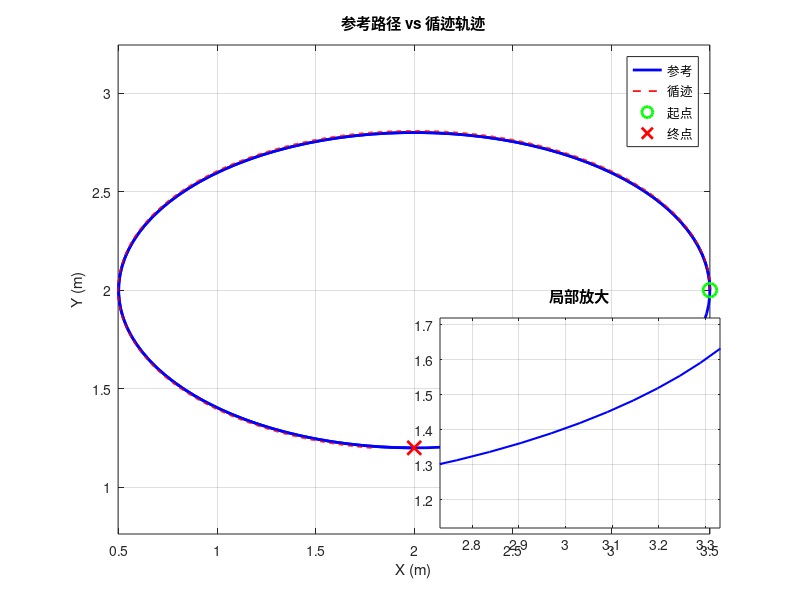
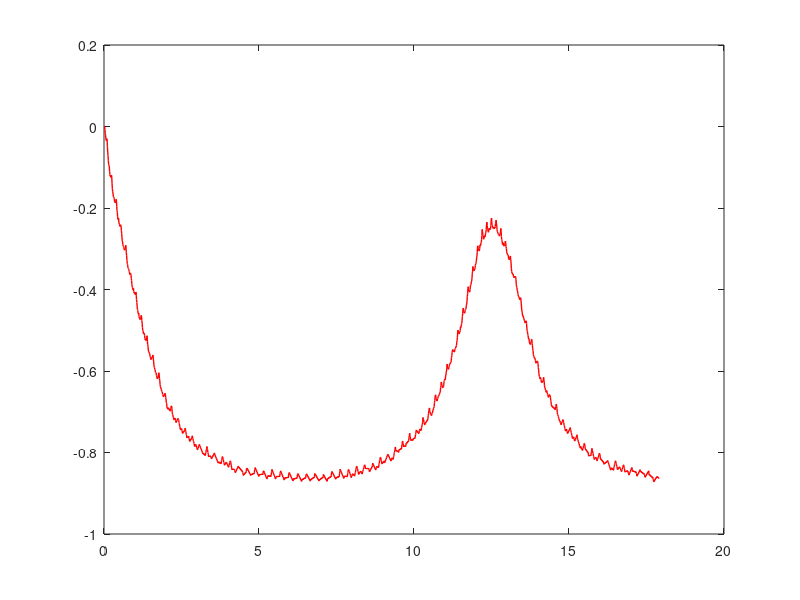

Reproduce these figures in MATLAB, in order. (Note: this script raises an error after producing the figures.)
%% 红外传感器PID循迹仿真
function tracking_pid(ref_path)
if nargin < 1  % 无输入时用默认椭圆路径
    t = linspace(0, 3.5*pi, 200);
    ref_path = [2 + 1.5*cos(t)', 2 + 0.8*sin(t)', ...
                atan2(0.8*cos(t), -1.5*sin(t))'];
end

%% —— 小车参数 ——
r_wheel = 0.09;  % 车轮半径(m)
L_base  = 0.52;  % 轮距(m)
v_nom   = 0.3;  % 标称速度(m/s)

n_sensors  = 5;  % 传感器个数
sensor_spacing = 0.04;  % 间距(m)
sensor_offsets = (-2:2) * sensor_spacing;  % 各传感器横向偏移
line_width = 0.03;  % 黑线宽度(m)

Kp = 3.0;   Ki = 0.08;   Kd = 1.0;  % PID参数

dt       = 0.01;  % 步长(s)
max_time = 80;  % 最大仿真时长(s)

%% —— 参考路径预处理 ——
ref_x = ref_path(:, 1);
ref_y = ref_path(:, 2);
n_ref = size(ref_path, 1);
path_len = sum(hypot(diff(ref_x), diff(ref_y)));

fprintf('\n========== PID 循迹仿真 ==========\n');
fprintf('参考路径: %d 点, %.2f m\n', n_ref, path_len);

%% —— 仿真主循环 ——
n_steps = ceil(max_time / dt);
log = zeros(n_steps, 7);  % [t, x, y, θ, v, ω, lat_err]

x = ref_x(1);  y = ref_y(1);  % 初始位置
theta = ref_path(1, 3);  % 初始航向
e_int = 0;  e_prev = 0;  % 积分和上拍偏差

for k = 1:n_steps
    t_now = (k-1) * dt;

    fwd = 0.08;  % 传感器距车体前端距离(m)
    sx = x + fwd*cos(theta) + sensor_offsets * cos(theta + pi/2);  % 5传感器全局X
    sy = y + fwd*sin(theta) + sensor_offsets * sin(theta + pi/2);  % 5传感器全局Y

    sensor_state = zeros(1, n_sensors);
    for s = 1:n_sensors
        d = point_to_path(sx(s), sy(s), ref_x, ref_y);  % 到参考路径最短距离
        if d < line_width
            sensor_state(s) = 1;  % 检测到黑线
        end
    end

    weights = -4:2:4;  % 左侧负、中零、右侧正
    active = find(sensor_state == 1);

    if ~isempty(active)
        offset = mean(weights(active));  % 加权偏移量
    else  % 丢线 —— 外推并放大纠偏
        offset = e_prev * 1.5;
    end

    [~, min_i] = min((ref_x - x).^2 + (ref_y - y).^2);  % 路径最近点
    tang = ref_path(min_i, 3);  % 该点切线方向
    lat_err = -(x - ref_x(min_i))*sin(tang) + (y - ref_y(min_i))*cos(tang);  % 法向误差

    e_int = e_int + offset * dt;
    e_int = max(-2, min(2, e_int));  % 积分限幅防饱和
    e_der = (offset - e_prev) / dt;
    e_prev = offset;

    omega = Kp * offset + Ki * e_int + Kd * e_der;  % PID输出
    omega = max(-1.5, min(1.5, omega));  % ±1.5rad/s限幅

    x     = x + v_nom * cos(theta) * dt;
    y     = y + v_nom * sin(theta) * dt;
    theta = theta + omega * dt;
    theta = atan2(sin(theta), cos(theta));  % 归一化航向

    log(k, :) = [t_now, x, y, theta, v_nom, omega, lat_err];

    if hypot(x - ref_x(end), y - ref_y(end)) < 0.2  % 距终点<0.2m
        fprintf('到达终点! t = %.1f s\n', t_now);
        log = log(1:k, :);
        break;
    end
end

%% —— 性能指标 ——
rms_err  = sqrt(mean(log(:,7).^2));  % 横向误差RMS
max_err  = max(abs(log(:,7)));  % 最大横向误差
final_t  = log(end, 1);

fprintf('RMS 横向误差:  %.4f m (%.1f cm)\n', rms_err, rms_err*100);
fprintf('最大横向误差:  %.4f m (%.1f cm)\n', max_err, max_err*100);
fprintf('仿真时长:      %.1f s\n', final_t);

%% —— 结果绘图 ——

figure('Color', 'w', 'Position', [50, 80, 700, 550]);
plot(ref_x, ref_y, 'b-', 'LineWidth', 2); hold on;
plot(log(:,2), log(:,3), 'r--', 'LineWidth', 1.2);
plot(ref_x(1), ref_y(1), 'go', 'MarkerSize', 10, 'LineWidth', 2);
plot(ref_x(end), ref_y(end), 'rx', 'MarkerSize', 10, 'LineWidth', 2);
grid on; axis equal;
xlabel('X (m)'); ylabel('Y (m)');
title('参考路径 vs 循迹轨迹');
legend('参考', '循迹', '起点', '终点', 'Location', 'best');
% 局部放大: 放在右下角
ax_zoom = axes('Position',[0.55,0.12,0.35,0.35]);
box on; hold on; grid on;
plot(ref_x, ref_y, 'b-', 'LineWidth', 1.5);
plot(log(:,2), log(:,3), 'r--', 'LineWidth', 1);
% 找路径中段作为放大区域
mid_idx = floor(length(ref_x)/2);
xlim([ref_x(mid_idx)-0.3, ref_x(mid_idx)+0.3]);
ylim([ref_y(mid_idx)-0.3, ref_y(mid_idx)+0.3]);
title('局部放大');
saveas(gcf, 'line_following_traj.png');
fprintf('已保存: line_following_traj.png\n');

figure('Color', 'w', 'Position', [100, 100, 800, 450]);
plot(log(:,1), log(:,7)*100, 'r-', 'LineWidth', 1); hold on;
yline( rms_err*100, 'b--', sprintf('RMS=%.1fcm', rms_err*100));
yline(-rms_err*100, 'b--');
yline( line_width*100, 'g:');
yline(-line_width*100, 'g:');
grid on; xlabel('时间 (s)'); ylabel('误差 (cm)');
title('循迹横向误差');
saveas(gcf, 'line_following_error.png');
fprintf('已保存: line_following_error.png\n');

figure('Color', 'w', 'Position', [150, 120, 800, 450]);
omg_rms = sqrt(mean(log(:,6).^2));
plot(log(:,1), log(:,6), 'r-', 'LineWidth', 1); hold on;
yline( omg_rms, 'b--', sprintf('RMS=%.2f rad/s', omg_rms));
yline(-omg_rms, 'b--');
yline(0, 'k:');
grid on; xlabel('时间 (s)'); ylabel('\omega (rad/s)');
title('纠偏角速度指令');
legend('角速度指令', 'Location', 'best');
saveas(gcf, 'line_following_omega.png');
fprintf('已保存: line_following_omega.png\n');

figure('Color', 'w', 'Position', [200, 140, 400, 350]);
hold on; grid on; axis equal;
rectangle('Position', [-0.10,-0.06,0.20,0.12], 'Curvature', 0.2, ...
          'EdgeColor', 'b', 'LineWidth', 2);
for s = 1:n_sensors
    plot(sensor_offsets(s), 0.06, 'rs', 'MarkerSize', 12, 'MarkerFaceColor', 'r');
end
plot([-0.08, 0.08], [0.06, 0.06], 'k-', 'LineWidth', 3);
xlabel('横向 (m)'); ylabel('纵向 (m)');
title('5路红外传感器布局');
saveas(gcf, 'sensor_layout.png');
fprintf('已保存: sensor_layout.png\n');
end

%% 点到多段线最短距离
function d = point_to_path(px, py, path_x, path_y)
    d = inf;
    n = length(path_x);
    for i = 1:n-1  % 逐段计算
        ax = path_x(i);   ay = path_y(i);
        bx = path_x(i+1); by = path_y(i+1);
        abx = bx-ax;  aby = by-ay;  % 线段向量
        apx = px-ax;  apy = py-ay;  % 点到起点向量
        ab2 = abx^2 + aby^2;
        if ab2 < 1e-10  % 退化为点
            t = 0;
        else
            t = max(0, min(1, (apx*abx+apy*aby)/ab2));  % 投影参数截断[0,1]
        end
        cx = ax + t*abx;
        cy = ay + t*aby;
        d = min(d, hypot(px-cx, py-cy));
    end
end
